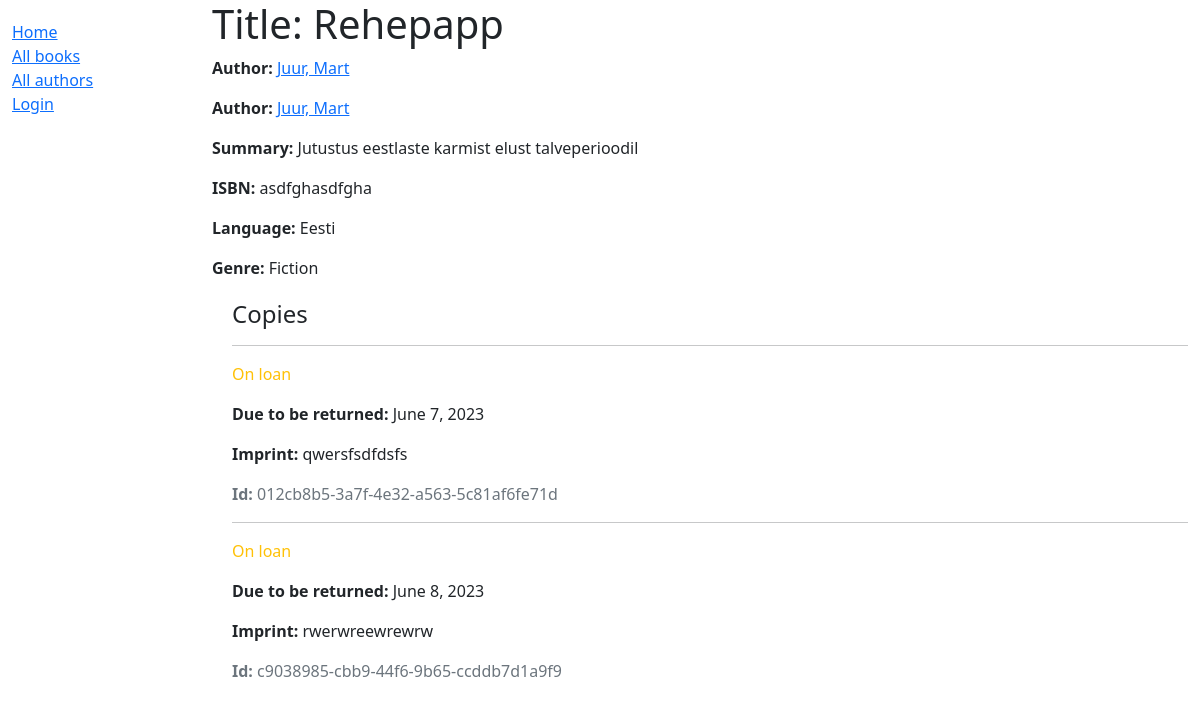
/catalog/book/3, run on the app's committed database.
### catalog/models.py (models this page shows, shortened)
class Book(models.Model):
    title = models.CharField(max_length=200)
    author = models.ForeignKey('Author', on_delete=models.SET_NULL, null=True)
    summary = models.TextField(max_length=1000, help_text='Enter a brief description of the book')
    isbn = models.CharField('ISBN', max_length=13, unique=True, help_text='13 Character <a href="https://www.isbn-international.org/content/what-isbn">ISBN number</a>')
    genre = models.ManyToManyField(Genre, help_text='Select a genre for this book')
    language = models.ForeignKey('Language', on_delete=models.SET_NULL, null=True)
    def display_genre(self):
        return ', '.join(genre.name for genre in self.genre.all()[:3])
    display_genre.short_description = 'Genre'

class Author(models.Model):
    first_name = models.CharField(max_length=100)
    last_name = models.CharField(max_length=100)
    date_of_birth = models.DateField(null=True, blank=True)
    date_of_death = models.DateField('died', null=True, blank=True)
    class Meta:
        ordering = ['last_name', 'first_name']
    def get_absolute_url(self):
        return reverse('author-detail', args=[str(self.id)])
    def __str__(self):
        return f'{self.last_name}, {self.first_name}'

class Language(models.Model):
    name = models.CharField(max_length=200, help_text="Enter the book's natural language (e.g. English, French, Japanese etc.)")
    def __str__(self):
        return self.name

class Genre(models.Model):
    name = models.CharField(max_length=200, help_text='Enter a book genre (e.g. Science Fiction)')
    def __str__(self):
        return self.name

class BookInstance(models.Model):
    id = models.UUIDField(primary_key=True, default=uuid.uuid4, help_text='Unique ID for this particular book across whole library')
    book = models.ForeignKey('Book', on_delete=models.RESTRICT, null=True)
    imprint = models.CharField(max_length=200)
    due_back = models.DateField(null=True, blank=True)
    borrower = models.ForeignKey(User, on_delete=models.SET_NULL, null = True, blank=True)
    LOAN_STATUS = (
        ('m', 'Maintenance'),
        ('o', 'On loan'),
        ('a', 'Available'),
        ('r', 'Reserved'),
    )
    status = models.CharField(
        max_length=1,
        choices=LOAN_STATUS,
        blank=True,
        default='m',
        help_text='Book availability',
    )
    class Meta:
        ordering = ['due_back']
        permissions = (("can_mark_returned", "Set book as returned"),)

### catalog/views.py (the view)
# urls.py: path('book/<int:pk>', views.BookDetailView.as_view(), name='book-detail'),
class BookDetailView(generic.DetailView):
    model = Book

### catalog/templates/catalog/book_detail.html
{% extends "base_generic.html" %}
{% block content %}
  <h1>Title: {{ book.title }}</h1>
  <p><strong>Author:</strong> <a href="{% url 'author-detail' book.author.pk %}">{{ book.author }}</a></p>
  <p><strong>Author:</strong> <a href="{{ book.author.get_absolute_url }}">{{ book.author }}</a></p>
  <p><strong>Summary:</strong> {{ book.summary }}</p>
  <p><strong>ISBN:</strong> {{ book.isbn }}</p>
  <p><strong>Language:</strong> {{ book.language }}</p>
  <p><strong>Genre:</strong> {{ book.genre.all|join:", " }}</p>
  <div style="margin-left:20px;margin-top:20px">
    <h4>Copies</h4>
    {% for copy in book.bookinstance_set.all %}
      <hr />
      <p
        class="{% if copy.status == 'a' %}text-success{% elif copy.status == 'm' %}text-danger{% else %}text-warning{% endif %}">
        {{ copy.get_status_display }}
      </p>
      {% if copy.status != 'a' %}
        <p><strong>Due to be returned:</strong> {{ copy.due_back }}</p>
      {% endif %}
      <p><strong>Imprint:</strong> {{ copy.imprint }}</p>
      <p class="text-muted"><strong>Id:</strong> {{ copy.id }}</p>
    {% endfor %}
  </div>
{% endblock %}

### data on the page
Book: author "Juur, Mart", summary "Jutustus eestlaste karmist elust talveperioodil", isbn "asdfghasdfgha", language "Eesti", genre.all "Fiction"
BookInstance: status "On loan", due_back "June 7, 2023", imprint "qwersfsdfdsfs", id "012cb8b5-3a7f-4e32-a563-5c81af6fe71d"
BookInstance: status "On loan", due_back "June 8, 2023", imprint "rwerwreewrewrw", id "c9038985-cbb9-44f6-9b65-ccddb7d1a9f9"
